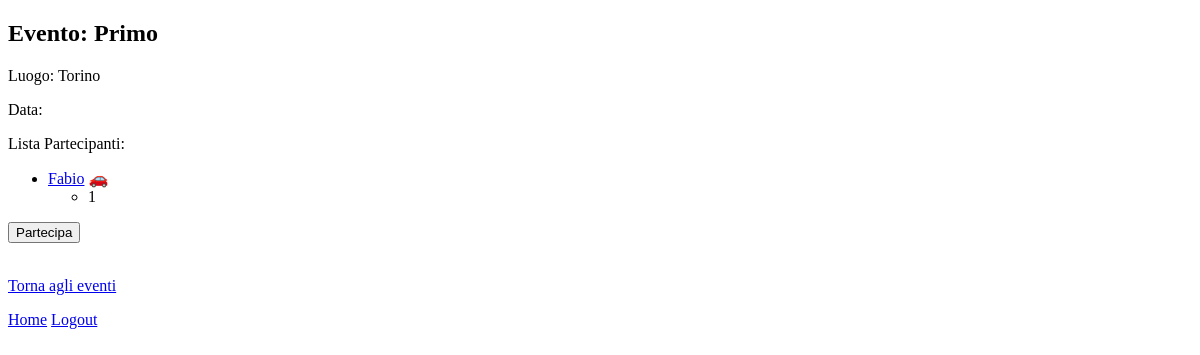
Page /event.php?id=18 (signed in) on the earlier database version.
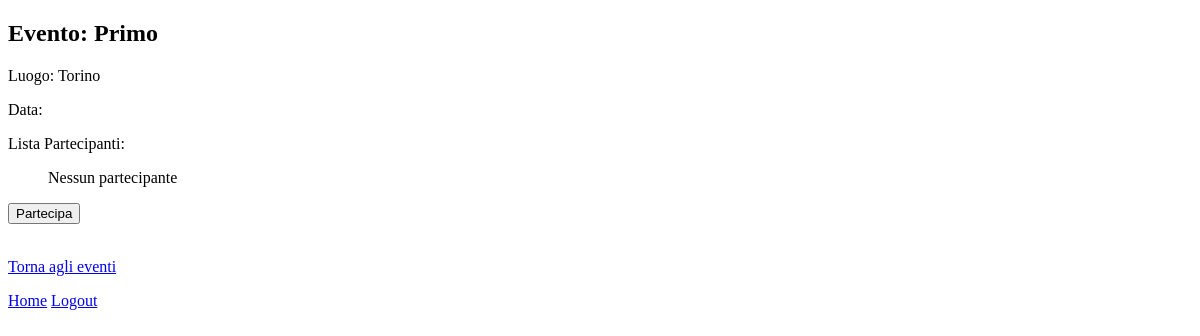
Same page on the later database version.
### tables this page shows
CREATE TABLE partecipations (
user_id INT,
event_id INT,
with_car TEXT,
seats INT,
car_id INT,
PRIMARY KEY (user_id, event_id),
FOREIGN KEY (car_id) REFERENCES users(id),
FOREIGN KEY (user_id) REFERENCES users(id) ON DELETE CASCADE,
FOREIGN KEY (event_id) REFERENCES events(id) ON DELETE CASCADE);

CREATE TABLE users (
        id INTEGER PRIMARY KEY AUTOINCREMENT,
        email TEXT UNIQUE,
        password TEXT,
        name TEXT,
        instagram TEXT,
        city TEXT,
        birthday DATE
    );

### event.php (the view, shortened to what this page needs)
<!DOCTYPE html>
<html>
<head>
</head>
<body>
<?php
include 'db.php';
if ($_SERVER['REQUEST_METHOD'] === 'GET') {
    $stmt = $pdo->prepare("SELECT * FROM events WHERE id = ?");
    $stmt->execute([$_GET['id']]);
    $event = $stmt->fetch(PDO::FETCH_ASSOC);
}
if (!$event) {
    echo 'Evento non esistente';
}
else{
    $stmt = $pdo->prepare("SELECT * FROM users WHERE email = ?");
    $stmt->execute([$_SESSION['user']]);
    $user = $stmt->fetch(PDO::FETCH_ASSOC);
    ?>
    <h2>Evento: <?php echo $event['name']; ?></h2>
    <p>Luogo: <?php echo $event['city']; ?></p>
    <p>Data: <?php echo $event['date']; ?></p>
    Lista Partecipanti:
    <?php
        $stmt = $pdo->prepare(
            "SELECT id,name,with_car,seats,car_id
            FROM users
            JOIN partecipations ON users.id = partecipations.user_id
            WHERE partecipations.event_id = ?");
        $stmt->execute([$event['id']]);
        $participants = $stmt->fetchAll(PDO::FETCH_ASSOC);
    ?>
    <ul>
    <?php
    $participans_ids = [];
    if ($participants){
        foreach ($participants as $participant){
            if ($participant['id'] == $participant['car_id']){
                echo '<li><a href="user.php?id='.$participant['id'].'"> ', $participant['name'].'</a> 🚗</li>';
                $seats = $participant['seats'];
                echo '<ul>';
                $passangers = 0;
                $free_seats = $seats - $passangers;
                if ($seats > $passangers){
                    for ($i = 1; $i <= $free_seats ; $i++) {
                        echo '<li>',$i,'</li>';
                    }
                    echo '</ul>';
                }
                else{
                    echo '</ul>';
                }
            }
            elseif($participant['with_car'] === null OR $participant['with_car'] === 'false'){
                echo '<li><a href="user.php?id='.$participant['id'].'"> ', $participant['name'].'</a></li>';
            }
            $participans_ids[] = $participant['id'];
        }
    } else{
        echo 'Nessun partecipante';
    }
?>
    </ul>
    <form action="eventactions.php" method="POST" >
        <?php
        if (!in_array($user['id'], $participans_ids)){
            echo '<button type="submit" name="action" value="join">Partecipa</button>';
        }
        else{
            echo '<button type="submit" name="action" value="leave">Cancellati</button>';
        }
        echo '<br><br>';
}
?>
</form>
<p><a href="events.php">Torna agli eventi</a></p>
<a href="index.php">Home</a>
<a href="logout.php">Logout</a>

Differences in the rows shown:
removed partecipations: user.name "Fabio"
Other differences:
text now shown: "Nessun partecipante"
